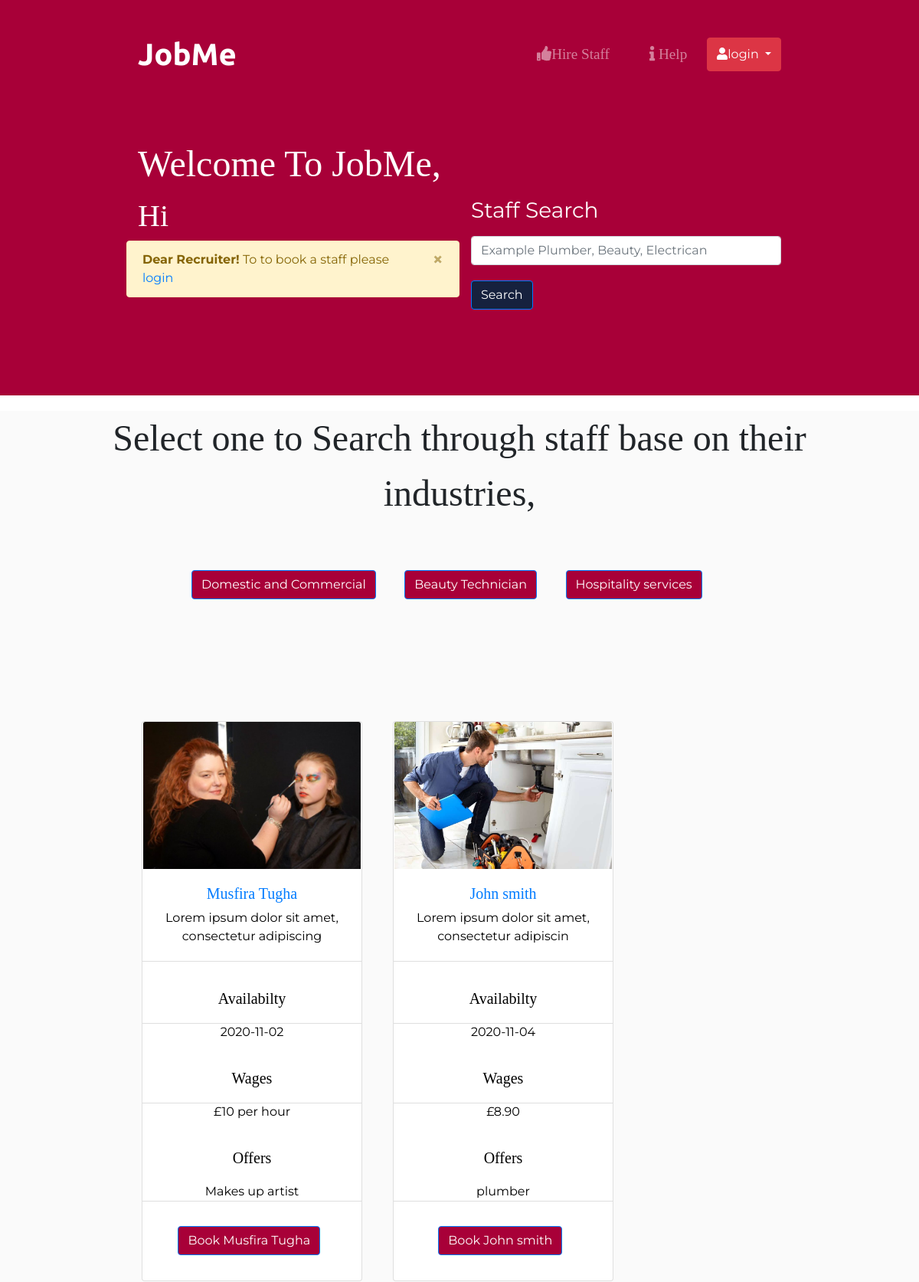
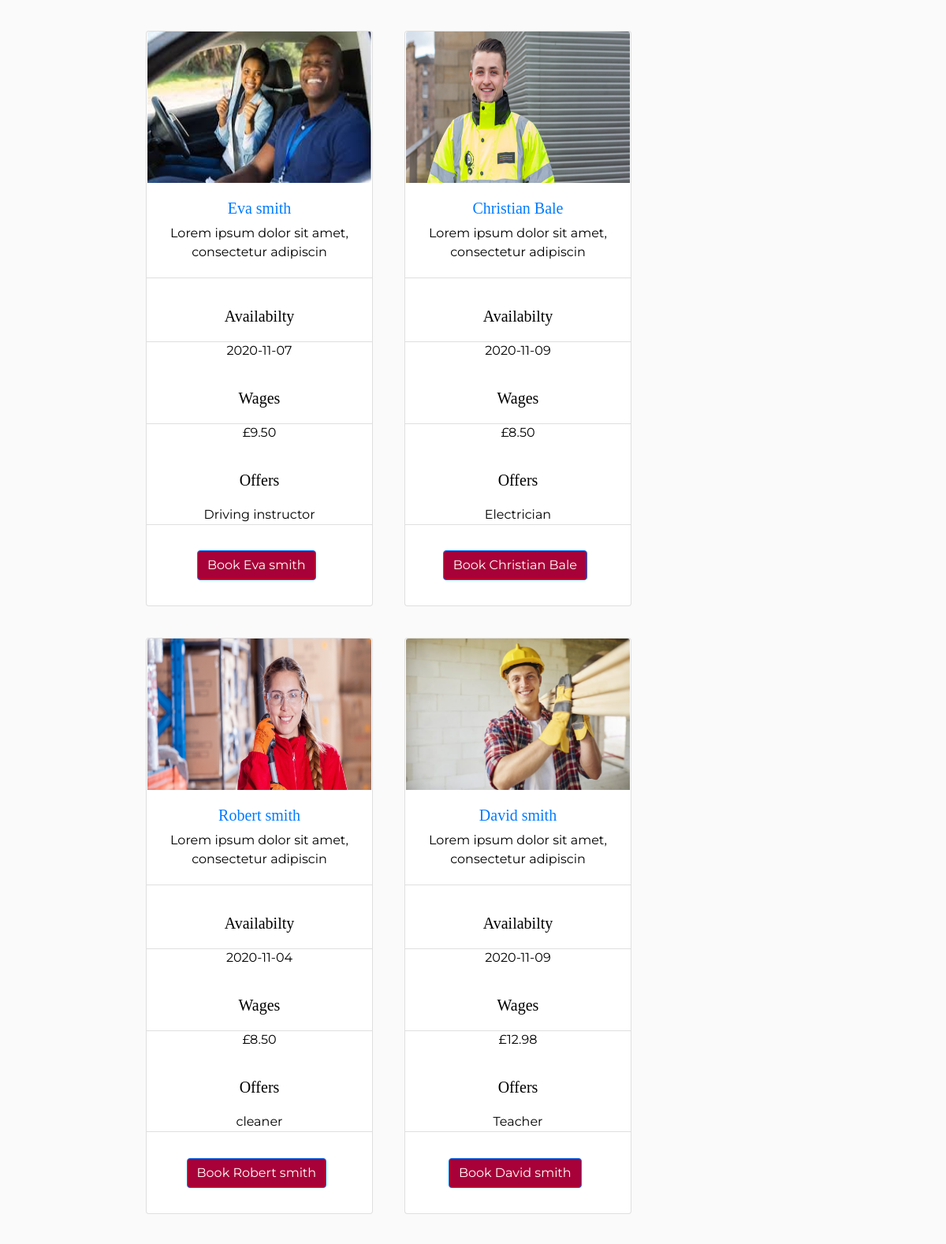
Screenshot of /JobMe2/jobpage.php (upper part) with the database file from the repository (2 pictures, top to bottom).
### tables this page shows
CREATE TABLE `industry` (
  `role_id` int(11) NOT NULL,
  `role_title` varchar(225) NOT NULL,
  `role_image` text NOT NULL,
  `role_description` text NOT NULL
);

CREATE TABLE `jobseeker` (
  `jobseeker_Id` int(11) NOT NULL,
  `jobseeker_Name` varchar(100) NOT NULL,
  `jobseeker_description` varchar(300) NOT NULL,
  `jobseker_wage` varchar(500) NOT NULL,
  `jobseeke_service` varchar(300) NOT NULL,
  `jobseeker_tag` varchar(300) NOT NULL,
  `jobseeker_availability` varchar(35) NOT NULL,
  `Role_ID` int(2) NOT NULL,
  `jobseeker_image` text NOT NULL DEFAULT 'avatar.jpg'
);

### JobMe2/jobpage.php (the view, shortened to what this page needs)
<?php  include "Includes/head.php";?>
<body>
      <section class="colored-section" id="title">
        <div class="container-fluid">
    <?php  include "Includes/nav.php";?>
            <h1 class="big-heading">Welcome To JobMe,
          <div class="row">
          <div class="col-lg-6">
              <h1  color="blue" class="user" >Hi <?php echo $_SESSION ['firstname'];?>    <?php echo $_SESSION ['Lastname'];?></h1>
              <div class="row">
                <?php if (!isset($_SESSION ['username'])) {
                  ?>
                  <div class="alert alert-warning alert-dismissible fade show" role="alert">
                    <strong>Dear Recruiter!</strong> To to book a staff please <a href="sign.php">login</a>
                    <button type="button" class="close" data-dismiss="alert" aria-label="Close">
                      <span aria-hidden="true">&times;</span>
                    </button>
                  </div>
                <?php
                }?>
            </div>
            </div>
                <?php  include "Includes/search.php";?>
          </div>
        </div>
      </section>
        <section class="white-section" id="pricing">
          <?php  include "Includes/category_for_jobpage.php";?>
<div class="container-fluid">
  <div class="row">
    <?php
    $query = "SELECT * FROM Jobseeker ";
            $select_all_posts_query = mysqli_query($connection,$query);
            while($row = mysqli_fetch_assoc($select_all_posts_query)) {
            $jobseeker_Id = $row['jobseeker_Id'];
            $jobseeker_name= $row['jobseeker_Name'];
            $jobseeker_availability = $row['jobseeker_availability'];
            $jobseeker_image = $row['jobseeker_image'];
          $jobseeke_service = $row['jobseeke_service'];
          $jobseeker_description = substr ($row['jobseeker_description'],0,50);
        $jobseker_wage = $row['jobseker_wage'];
?>
          <div class="card cad pricing-column" >
      <a  href="job.php?linkID=<?php echo   $jobseeker_Id ?>"><img src="images\<?php echo $jobseeker_image; ?>" class="card-img-top cardimage" alt="..."></a>
      <div class="card-body">
        <h5>
<a class="card-title" href="job.php?linkID=<?php echo   $jobseeker_Id ?>"><?php echo $jobseeker_name ?></a>
        </h5>
        <p class="card-text"><?php echo $jobseeker_description  ?> </p>
      </div>
      <ul class="list-group list-group-flush">
        <li class="list-group-item"> <li class="list-group-item" > <h5>Availabilty</h5> </li> <?php  echo $jobseeker_availability ?></li>
        <li class="list-group-item">  <li class="list-group-item"> <h5>Wages</h6></li> <?php echo $jobseker_wage ?></li>
        <li class="list-group-item"><li class="list-group-item" ><h5>Offers</h5></li> <?php echo $jobseeke_service ?></li>
      </ul>
      <div class="card-body">
        <a  href="job.php?linkID=<?php echo   $jobseeker_Id ?>" class="btn btn-primary download-buttonsignin">Book <?php echo $jobseeker_name ?></a>
      </div>
      </div>
<?php
    }
     ?>
    </div>
    </section>
    <?php  include "Includes/footer.php";?>

### JobMe2/Includes/head.php (shortened to what this page needs)
<!DOCTYPE html>
<html>
<head>
  <link rel="stylesheet" href="https://maxcdn.bootstrapcdn.com/bootstrap/4.0.0/css/bootstrap.min.css">
  <link rel="stylesheet" href="https://cdn.jsdelivr.net/npm/bootstrap@4.5.3/dist/css/bootstrap.min.css">
  <link rel="stylesheet" href="css/styles.css">
</head>

### JobMe2/Includes/nav.php (shortened to what this page needs)
<nav class="navbar navbar-expand-lg navbar-dark">
  <a class="navbar-brand" href="index.php">JobMe</a>
  <div class="collapse navbar-collapse" id="navbarTogglerDemo02">
    <ul class="navbar-nav ml-auto">
      <li class="nav-item">
        <a class="nav-link standout" href="sign.php"> <i class=" fas fa-thumbs-up"></i>Hire Staff </a>
      </li>
        <li class="nav-item">
           <a class="nav-link standout" href="help.php"><i class="fas fa-info"></i> Help </a>
         </li>
          <div class="btn-group">
            <button type="button" class="btn btn-danger dropdown-toggle" data-toggle="dropdown" aria-haspopup="true" aria-expanded="false">
          <i class="fas fa-user"></i><?php if (isset($_SESSION ['firstname'])) {
             echo $_SESSION ['username'];
          }
          else {
            echo "login";
          }
          ?>
            </button>
          </div>
    </ul>
  </div>
</nav>

### JobMe2/Includes/search.php
<div class="col-lg-6">
  <form action="searchresult.php" method="post" class="form-signin mb-2">
<h1 class="h3 mb-3 font-weight-normal">Staff Search</h1>
  <input name="search" type="text" class="form-control" placeholder="Example Plumber, Beauty, Electrican">
<button  name="submit" class="btn btn-primary download-button"  type="submit"> Search</button>
</div>

### JobMe2/Includes/category_for_jobpage.php (shortened to what this page needs)
  <section class="white-section" id="pricing">
<div class="container">
<h1 class="big-heading"> Select one to Search through staff base on their industries,</h1>
      <?php
         $query = "SELECT * FROM industry";
         $selectAllrolesQuery = mysqli_query($connection,$query);
         while($row = mysqli_fetch_assoc($selectAllrolesQuery)) {
            $role_title = $row['role_title'];
            $role_id = $row['role_id'];
          ?>
          <?php   echo "<a class='btn btn-primary download-buttonsignin' href='jobpaget4.php?category=$role_id'>$role_title</a>" ?>
          <?php
           }
           ?>
    </div>
  </section>

### JobMe2/Includes/footer.php (shortened to what this page needs)
</body>
</html>

### JobMe2/css/styles.css (style rules this page uses)
body { font-family: "Montserrat"; text-align: center; }
h1, h2, h3, h4, h5, h6 { font-family: "Montserrat-Bold"; }
p { color: black; }
.big-heading { font-family: "Montserrat-Black"; font-size: 3rem; line-height: 1.5; }
.container-fluid { padding: 7% 15%; }
.colored-section { background-color: #a80038; color: #fff; }
.navbar { padding: 0 0 4.5rem; }
.navbar-brand { font-family: "Ubuntu"; font-size: 2.5rem; font-weight: bold; }
.nav-item { padding: 0 18px; }
.nav-link { font-size: 1.2rem; font-family: "Montserrat-Light"; }
.white-section { background-color: #fafafa; margin-top: 20px; }
.download-button { margin: 5% 3% 5% 0; background-color: #16213e; }
.download-buttonsignin { margin: 5% 3% 5% 0; background-color: #a80038; }
#title { background-color: #a80038; color: #fff; text-align: left; }
#title .container-fluid { padding: 3% 15% 7%; }
.pricing-column { transition: 0.5s ease; cursor: pointer; }
.cad { margin: 20px 20px 20px 20px; width: 18rem; color:Black; }
.cardimage { height: 192px; width: 284px; }

### rows the page displays
industry: role_title "Domestic and Commercial"
industry: role_title "Beauty Technician"
industry: role_title "Hospitality services"
jobseeker: shows a picture, jobseeker_Name "Musfira Tugha", jobseeker_description "Lorem ipsum dolor sit amet, consectetur adipiscing", jobseeker_availability "2020-11-02", jobseker_wage "£10 per hour", jobseeke_service "Makes up artist"
jobseeker: jobseeker_image (picture), jobseeker_Name "John smith", jobseeker_description "Lorem ipsum dolor sit amet, consectetur adipiscin", jobseeker_availability "2020-11-04", jobseker_wage "£8.90", jobseeke_service "plumber"
jobseeker: jobseeker_image (picture), jobseeker_Name "Eva smith", jobseeker_description "Lorem ipsum dolor sit amet, consectetur adipiscin", jobseeker_availability "2020-11-07", jobseker_wage "£9.50", jobseeke_service "Driving instructor"
jobseeker: jobseeker_image (picture), jobseeker_Name "Christian Bale", jobseeker_description "Lorem ipsum dolor sit amet, consectetur adipiscin", jobseeker_availability "2020-11-09", jobseker_wage "£8.50", jobseeke_service "Electrician"
jobseeker: jobseeker_image (picture), jobseeker_Name "Robert smith", jobseeker_description "Lorem ipsum dolor sit amet, consectetur adipiscin", jobseeker_availability "2020-11-04", jobseker_wage "£8.50", jobseeke_service "cleaner"
jobseeker: jobseeker_image (picture), jobseeker_Name "David smith", jobseeker_description "Lorem ipsum dolor sit amet, consectetur adipiscin", jobseeker_availability "2020-11-09", jobseker_wage "£12.98", jobseeke_service "Teacher"
